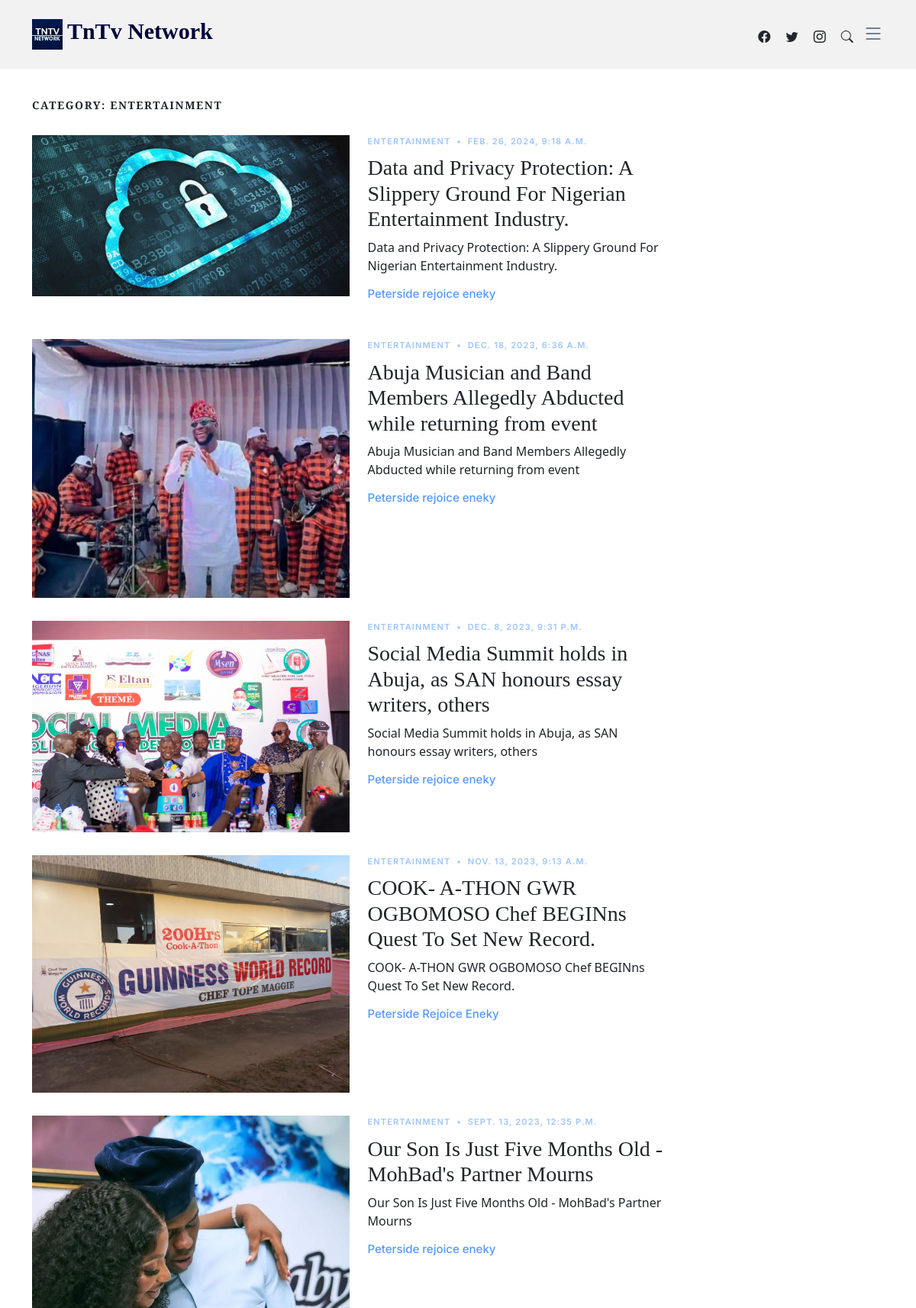
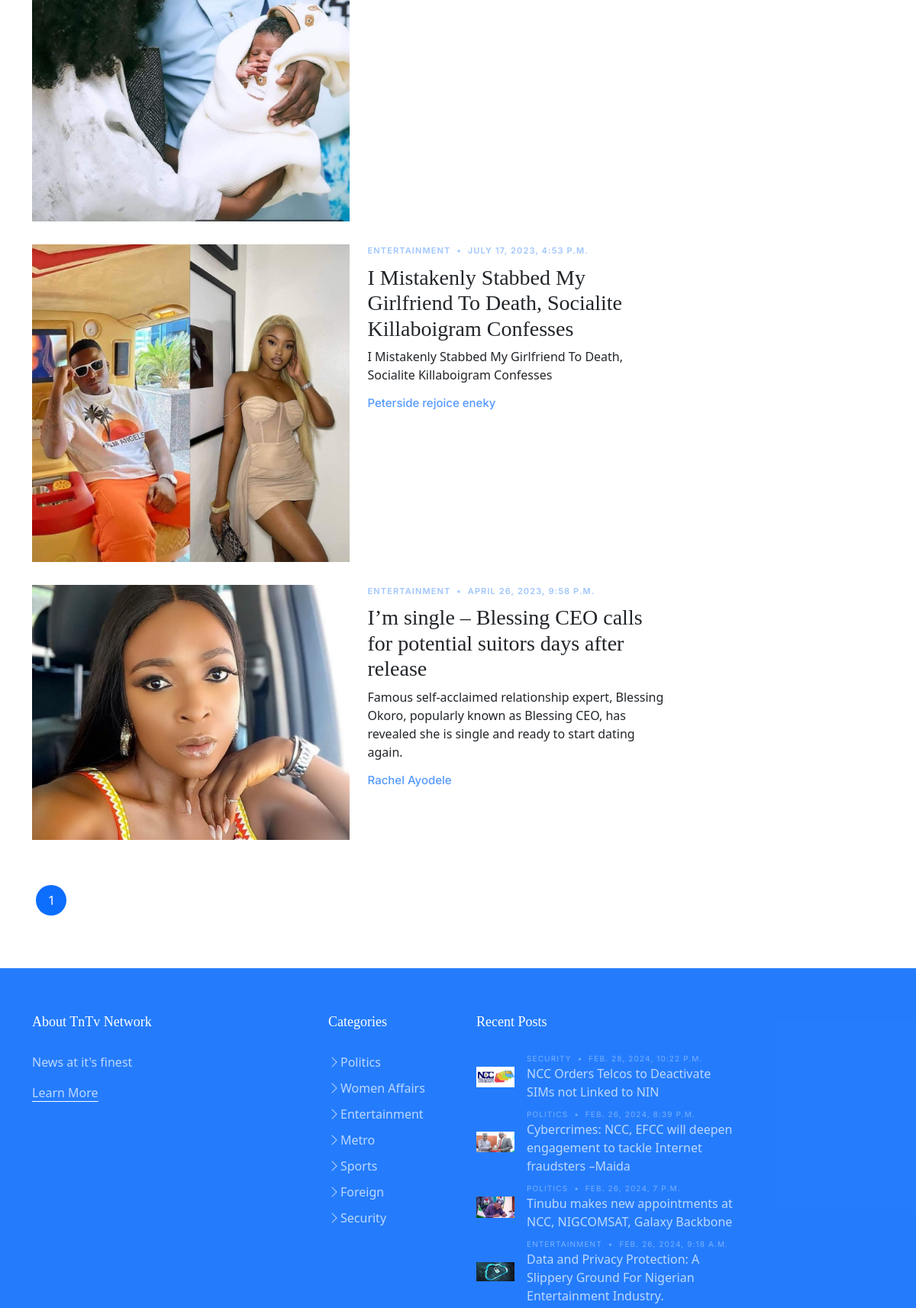
The app's page /category/Entertainment/ (upper part) with its own data (2 pictures, top to bottom).
### home/models.py (models this page shows, shortened)
class Post(models.Model):
    heading = models.CharField(max_length=255)
    short_paragraph = models.CharField(max_length=300)
    cover_image = models.ImageField(upload_to='media')
    story = models.TextField()
    date = models.DateTimeField(auto_now=True)
    category = models.ForeignKey(Categories, on_delete=models.CASCADE)
    writer = models.CharField(max_length=50)

class Categories(models.Model):
    category_name = models.CharField(max_length=50)
    def __str__(self):
        return self.category_name

### home/views.py (the view)
# urls.py: path('category/<str:category>/', home.category),
def category(request,category):
    categories = Categories.objects.all()
    recentPosts = Post.objects.all().order_by('-date')[:4]
    singleCategory =  Post.objects.filter(category__category_name=category).order_by('-date')[:1]
    categoryPosts = Post.objects.filter(category__category_name=category).order_by('-date')
    categoryPaginator = Paginator(categoryPosts,10)
    page = request.GET.get('page')
    categoryPage = categoryPaginator.get_page(page)
    return render(request, 'category.html', {
        'category': categoryPage,
        'categories': categories,
        'singleCategory':singleCategory,
        'recentPosts':recentPosts
    })

### home/templates/category.html (shortened to what this page needs)
{%  extends 'layout.html' %}
{% load static %}
{% block content %}
  <main id="main">
    <section>
      <div class="container">
        <div class="row">
          <div class="col-md-9" data-aos="fade-up">
            {% for single in singleCategory %}
            <h3 class="category-title">Category: {{single.category}}</h3>
            {% endfor %}
            {% for cat in category %}
            <div class="d-md-flex post-entry-2 half">
              <a href="/post/{{cat.id}}" class="me-4 thumbnail">
                <img src="{{cat.cover_image.url}}" alt="" class="img-fluid">
              </a>
              <div>
                <div class="post-meta"><span class="date">{{cat.category}}</span> <span class="mx-1">&bullet;</span> <span>{{ cat.date}}</span></div>
                <h3><a href="/post/{{cat.id}}">{{ cat.heading }}</a></h3>
                <p>{{ cat.short_paragraph}}</p>
                <div class="d-flex align-items-center author">
                  <div class="name">
                    <h3 class="m-0 p-0">{{ cat.writer}}</h3>
                  </div>
                </div>
              </div>
            </div>
            {% endfor %}
            <div class="text-start py-4">
              <div class="custom-pagination">
             {% for i in category.paginator.page_range %}
                <a href="?page={{i}}"
                {% if category.number == i %}
                class="active"
                {% endif %}
                >{{i}}</a>
              {% endfor %}
              </div>
            </div>
          </div>
        </div>
      </div>
    </section>
  </main>
{% endblock %}

### home/templates/layout.html (shortened to what this page needs)
{% load static %}
<!DOCTYPE html>
<html lang="en">
<head>
  <link href="{% static 'assets/vendor/bootstrap/css/bootstrap.min.css' %}" rel="stylesheet">
  <link href="{% static 'assets/vendor/bootstrap-icons/bootstrap-icons.css' %}" rel="stylesheet">
  <link href="{% static 'assets/vendor/swiper/swiper-bundle.min.css' %}" rel="stylesheet">
  <link href="{% static 'assets/vendor/glightbox/css/glightbox.min.css' %}" rel="stylesheet">
  <link href="{% static 'assets/vendor/aos/aos.css' %}" rel="stylesheet">
  <link href="{% static 'assets/css/variables.css' %}" rel="stylesheet">
  <link href="{% static 'assets/css/main.css' %}" rel="stylesheet">
</head>
<body>
  <header id="header" class="header d-flex align-items-center fixed-top">
    <div class="container-fluid container-xl d-flex align-items-center justify-content-between">
      <a href="/" class="logo d-flex align-items-center" >
        <img src="{% static 'assets/img/WhatsApp Image 2023-04-06 at 12.18.50.png' %}"  alt="">
        <h1 style="color:rgb(0, 0, 59);font-family:fantasy">TnTv Network</h1>
      </a>
      <div class="position-relative">
        <a href="https://www.facebook.com/TnTvNetwork?mibextid=ZbWKwL"  target="_blank" class="mx-2"><span class="bi-facebook"></span></a>
        <a href="https://twitter.com/tntvNetworkNews?t=dtMi-5RMtDICHIm5wIxFSw&s=09"  target="_blank" class="mx-2"><span class="bi-twitter"></span></a>
        <a href="https://instagram.com/tntvnetwork?igshid=ZDdkNTZiNTM="  target="_blank" class="mx-2"><span class="bi-instagram"></span></a>
        <a href="#" class="mx-2 js-search-open"><span class="bi-search"></span></a>
        <i class="bi bi-list mobile-nav-toggle"></i>
      </div>
    </div>
  </header>
  {% block content %}
  {% endblock %}
  <footer id="footer" class="footer">
    <div class="footer-content">
      <div class="container">
        <div class="row g-5">
          <div class="col-lg-4">
            <h3 class="footer-heading">About TnTv Network</h3>
            <p>News at it's finest</p>
            <p><a href="/" class="footer-link-more">Learn More</a></p>
          </div>
          <div class="col-6 col-lg-2">
            <h3 class="footer-heading">Categories</h3>
            <ul class="footer-links list-unstyled">
              {%for category in categories %}
              <li><a href="/category/{{category.category_name}}"><i class="bi bi-chevron-right"></i>{{ category.category_name }}</a></li>
             {% endfor %}
            </ul>
          </div>
          <div class="col-lg-4">
            <h3 class="footer-heading">Recent Posts</h3>
            <ul class="footer-links footer-blog-entry list-unstyled">
              {% for recentPost in recentPosts %}
              <li>
                <a href="/post/{{recentPost.id}}" class="d-flex align-items-center">
                  <img src="{{ recentPost.cover_image.url }}" alt="" class="img-fluid me-3">
                  <div>
                    <div class="post-meta d-block"><span class="date">{{ recentPost.category }}</span> <span class="mx-1">&bullet;</span> <span>{{ recentPost.date}}</span></div>
                    <span>{{recentPost.heading}}</span>
                  </div>
                </a>
              </li>
              {% endfor %}
            </ul>
          </div>
        </div>
      </div>
    </div>
  </footer>
</body>
</html>

### home/static/assets/css/variables.css (style rules this page uses)
:root { --font-default: 'EB Garamond', system-ui, -apple-system, "Segoe UI", Roboto, "Helvetica Neue", Arial, "Noto Sans", "Liberation Sans", sans-serif, "Apple Color Emoji", "Segoe UI Emoji", "Segoe UI Symbol", "Noto Color Emoji"; --font-primary: 'EB Garamond', serif; --font-secondary: 'Inter', sans-serif; --color-default: #212529; --color-default-rgb: 33, 37, 41; --color-links: #212529; --color-links-hover: #15171a; --color-primary: #212529; --color-primary-light: #26282c; --color-primary-dark: #0b0c0e; --color-primary-rgb: 33, 37, 41; --color-primary-light-rgb: 38, 40, 44; --color-primary-dark-rgb: 11, 12, 14; --color-secondary: #596d80; --color-secondary-light: #8498aa; --color-secondary-dark: #404f5c; --color-secondary-rgb: 89, 109, 128; --color-secondary-light-rgb: 132, 152, 170; --color-secondary-dark-rgb: 64, 79, 92; --color-blue: #0d6efd; --color-blue-rgb: 13, 110, 253; --color-indigo: #6610f2; --color-indigo-rgb: 102, 16, 242; --color-purple: #6f42c1; --color-purple-rgb: 111, 66, 193; --color-pink: #f3268c; --color-pink-rgb: 243, 38, 140; --color-red: #df1529; --color-red-rgb: 223, 21, 4; --color-orange: #fd7e14; --color-orange-rgb: 253, 126, 20; --color-yellow: #ffc107; --color-yellow-rgb: 255, 193, 7; --color-green: #059652; --color-green-rgb: 5, 150, 82; --color-teal: #20c997; --color-teal-rgb: 32, 201, 151; --color-cyan: #0dcaf0; --color-cyan-rgb: 13, 202, 240; --color-white: #ffffff; --color-white-rgb: 255, 255, 255; --color-gray: #6c757d; --color-gray-rgb: 108, 117, 125; --color-black: #000000; --color-black-rgb: 0, 0, 0; }
:root { --bs-blue: var(--color-blue); --bs-indigo: var(--color-indigo); --bs-purple: var(--color-purple); --bs-pink: var(--color-pink); --bs-red: var(--color-red); --bs-orange: var(--color-orange); --bs-yellow: var(--color-yellow); --bs-green: var(--color-green); --bs-teal: var(--color-teal); --bs-cyan: var(--color-cyan); --bs-white: var(--color-white); --bs-gray: var(--color-gray); --bs-gray-dark: #343a40; --bs-gray-100: #f8f9fa; --bs-gray-200: #e9ecef; --bs-gray-300: #dee2e6; --bs-gray-400: #ced4da; --bs-gray-500: #adb5bd; --bs-gray-600: #6c757d; --bs-gray-700: #495057; --bs-gray-800: #343a40; --bs-gray-900: #212529; --bs-primary: var(--color-blue); --bs-secondary: var(--color-blue); --bs-success: #198754; --bs-info: #0dcaf0; --bs-warning: #ffc107; --bs-danger: #dc3545; --bs-light: #f8f9fa; --bs-dark: #212529; --bs-primary-rgb: var(--color-primary-rgb); --bs-secondary-rgb: var(--color-secondary-rgb); --bs-success-rgb: 25, 135, 84; --bs-info-rgb: 13, 202, 240; --bs-warning-rgb: 255, 193, 7; --bs-danger-rgb: 220, 53, 69; --bs-light-rgb: 248, 249, 250; --bs-dark-rgb: 33, 37, 41; --bs-white-rgb: var(--color-white-rgb); --bs-black-rgb: var(--color-black-rgb); --bs-body-color-rgb: var(--color-default-rgb); --bs-body-bg-rgb: 255, 255, 255; --bs-font-sans-serif: var(--font-default); --bs-font-monospace: SFMono-Regular, Menlo, Monaco, Consolas, "Liberation Mono", "Courier New", monospace; --bs-gradient: linear-gradient(180deg, rgba(255, 255, 255, 0.15), rgba(255, 255, 255, 0)); --bs-body-font-family: var(--font-default); --bs-body-font-size: 1rem; --bs-body-font-weight: 400; --bs-body-line-height: 1.5; --bs-body-color: var(--color-default); --bs-body-bg: #fff; }

### records on screen
Post: category "ENTERTAINMENT", cover_image (picture), date "FEB. 26, 2024, 9:18 A.M.", heading "Data and Privacy Protection: A Slippery Ground For Nigerian Entertainment Industry.", short_paragraph "Data and Privacy Protection: A Slippery Ground For Nigerian Entertainment Industry.", writer "Peterside rejoice eneky"
Post: cover_image (picture), category "ENTERTAINMENT", date "DEC. 18, 2023, 6:36 A.M.", heading "Abuja Musician and Band Members Allegedly Abducted while returning from event", short_paragraph "Abuja Musician and Band Members Allegedly Abducted while returning from event", writer "Peterside rejoice eneky"
Post: cover_image (picture), category "ENTERTAINMENT", date "DEC. 8, 2023, 9:31 P.M.", heading "Social Media Summit holds in Abuja, as SAN honours essay writers, others", short_paragraph "Social Media Summit holds in Abuja, as SAN honours essay writers, others", writer "Peterside rejoice eneky"
Post: cover_image (picture), category "ENTERTAINMENT", date "NOV. 13, 2023, 9:13 A.M.", heading "COOK- A-THON GWR OGBOMOSO Chef BEGINns Quest To Set New Record.", short_paragraph "COOK- A-THON GWR OGBOMOSO Chef BEGINns Quest To Set New Record.", writer "Peterside Rejoice Eneky"
Post: cover_image (picture), category "ENTERTAINMENT", date "SEPT. 13, 2023, 12:35 P.M.", heading "Our Son Is Just Five Months Old - MohBad's Partner Mourns", short_paragraph "Our Son Is Just Five Months Old - MohBad's Partner Mourns", writer "Peterside rejoice eneky"
Post: cover_image (picture), category "ENTERTAINMENT", date "JULY 17, 2023, 4:53 P.M.", heading "I Mistakenly Stabbed My Girlfriend To Death, Socialite Killaboigram Confesses", short_paragraph "I Mistakenly Stabbed My Girlfriend To Death, Socialite Killaboigram Confesses", writer "Peterside rejoice eneky"
Post: cover_image (picture), category "ENTERTAINMENT", date "APRIL 26, 2023, 9:58 P.M.", heading "I’m single – Blessing CEO calls for potential suitors days after release", short_paragraph "Famous self-acclaimed relationship expert, Blessing Okoro, popularly known as Blessing CEO, has revealed she is single and ready to start dating again.", writer "Rachel Ayodele"
Categories: category_name "Politics"
Categories: category_name "Women Affairs"
Categories: category_name "Entertainment"
Categories: category_name "Metro"
Categories: category_name "Sports"
Categories: category_name "Foreign"
Categories: category_name "Security"
Post: cover_image (picture), category "SECURITY", date "FEB. 28, 2024, 10:22 P.M.", heading "NCC Orders Telcos to Deactivate SIMs not Linked to NIN"
Post: cover_image (picture), category "POLITICS", date "FEB. 26, 2024, 8:39 P.M.", heading "Cybercrimes: NCC, EFCC will deepen engagement to tackle Internet fraudsters –Maida"
Post: cover_image (picture), category "POLITICS", date "FEB. 26, 2024, 7 P.M.", heading "Tinubu makes new appointments at NCC, NIGCOMSAT, Galaxy Backbone"

### other values on screen
{{ i }} "1"
